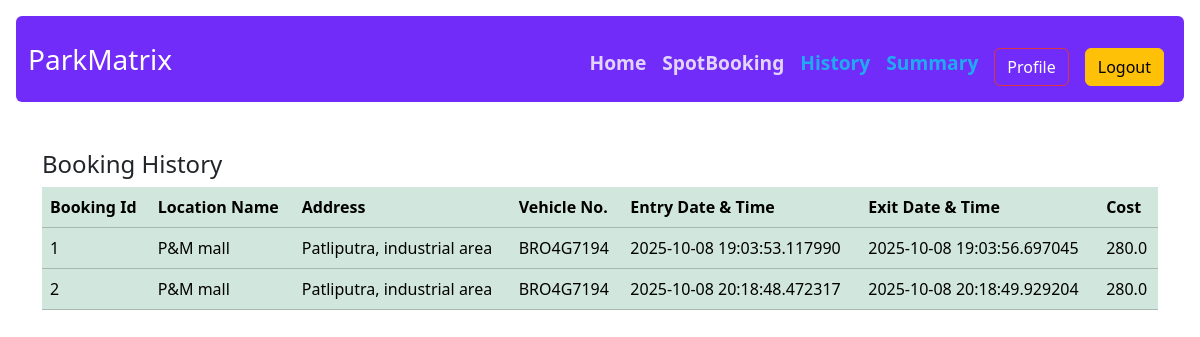
The app's page /booking_history (signed in) with its own data.
### models.py (models this page shows)
class ParkingLot(db.Model):
    id = db.Column(db.Integer , primary_key = True)
    lot_name = db.Column(db.String(256), nullable = False )
    price = db.Column(db.Float, nullable = False)
    city = db.Column(db.String(64), nullable = False)
    pin_code = db.Column(db.String(32), nullable = False)
    available_parking_spots = db.Column(db.Integer, nullable = False)
    deleted_lot = db.Column(db.Boolean, nullable = False, default = False)
    parking_spot = db.relationship("ParkingSpot", backref="parking_lot", lazy=True, cascade="all,delete")

class Bookedspot(db.Model):
    id = db.Column(db.Integer, primary_key = True)
    spot_id = db.Column(db.Integer , db.ForeignKey(ParkingSpot.id) , nullable = False)
    user_id = db.Column(db.Integer, db.ForeignKey(User.id), nullable = False)
    entry_timing = db.Column(db.DateTime, nullable=False, default=datetime.now)
    exit_timing = db.Column(db.DateTime, nullable=True)
    parking_cost = db.Column(db.Float, nullable=True)
    vehicle_number = db.Column(db.String(64), nullable = False)
    vehicle_released = db.Column(db.Boolean, nullable = False , default = False)

### routes.py (the view)
@app.route('/booking_history')
@auth_required
def booking_history():
    user = User.query.get(session['user_id'])
    released_bookings = Bookedspot.query.filter_by(user_id=user.id, vehicle_released=True).all()
    occupied_history = []
    for booking in released_bookings:
        spot = ParkingSpot.query.get(booking.spot_id)
        lot = ParkingLot.query.get(spot.lot_id)
        occupied_history.append({
            'bookedspot_id': booking.id,
            'location_name': lot.lot_name,
            'address': lot.city,
            'vehicle': booking.vehicle_number,
            'entry': booking.entry_timing,
            'exit': booking.exit_timing,
            'cost': booking.parking_cost
        })
    return render_template('booking_history.html', occupied_history=occupied_history)

### routes.py (called while the page is built)
@app.context_processor
def inject_user():
    user = None
    if 'user_id' in session:
        user = User.query.get(session['user_id'])
    return dict(user=user)

def auth_required(func):
    @wraps(func)
    def inner(*args, **kwargs):
        if 'user_id' in session:
            return func(*args, **kwargs)
        else:
            flash("Please log in first.")
            return redirect(url_for('login'))
    return inner

### templates/booking_history.html (shortened to what this page needs)
{% extends 'layout.html' %}
{% block content %}
  <div class="container-lg">
  <h4 class="text-start dispaly-1 mb-2 mt-5 ">Booking History</h4>
  <table class="table table-success">
    <thead>
      <tr>
        <th scope="col">Booking Id</th>
        <th scope="col">Location Name</th>
        <th scope="col">Address</th>
        <th scope="col">Vehicle No.</th>
        <th scope="col">Entry Date & Time</th>
        <th scope="col">Exit Date & Time </th>
        <th scope="col">Cost</th>
      </tr>
    </thead>
    <tbody>
      {% for history in occupied_history %}
      <tr>
        <td>{{history.bookedspot_id}}</td>
        <td>{{history.location_name}}</td>
        <td>{{history.address}}</td>
        <td>{{history.vehicle}}</td>
        <td>{{history.entry}}</td>
        <td>{{history.exit}}</td>
        <td>{{history.cost}}</td>
      </tr>
      {% endfor %}
    </tbody>
  </table>
</div>
{% endblock %}

### records on screen
ParkingLot: location_name "P&M mall" "P&M mall", address "Patliputra, industrial area" "Patliputra, industrial area"
Bookedspot: vehicle "BRO4G7194", entry "2025-10-08 19:03:53.117990", exit "2025-10-08 19:03:56.697045", cost "280.0"
Bookedspot: vehicle "BRO4G7194", entry "2025-10-08 20:18:48.472317", exit "2025-10-08 20:18:49.929204", cost "280.0"

### other values on screen
{{ history.bookedspot_id }} "1" "2"
